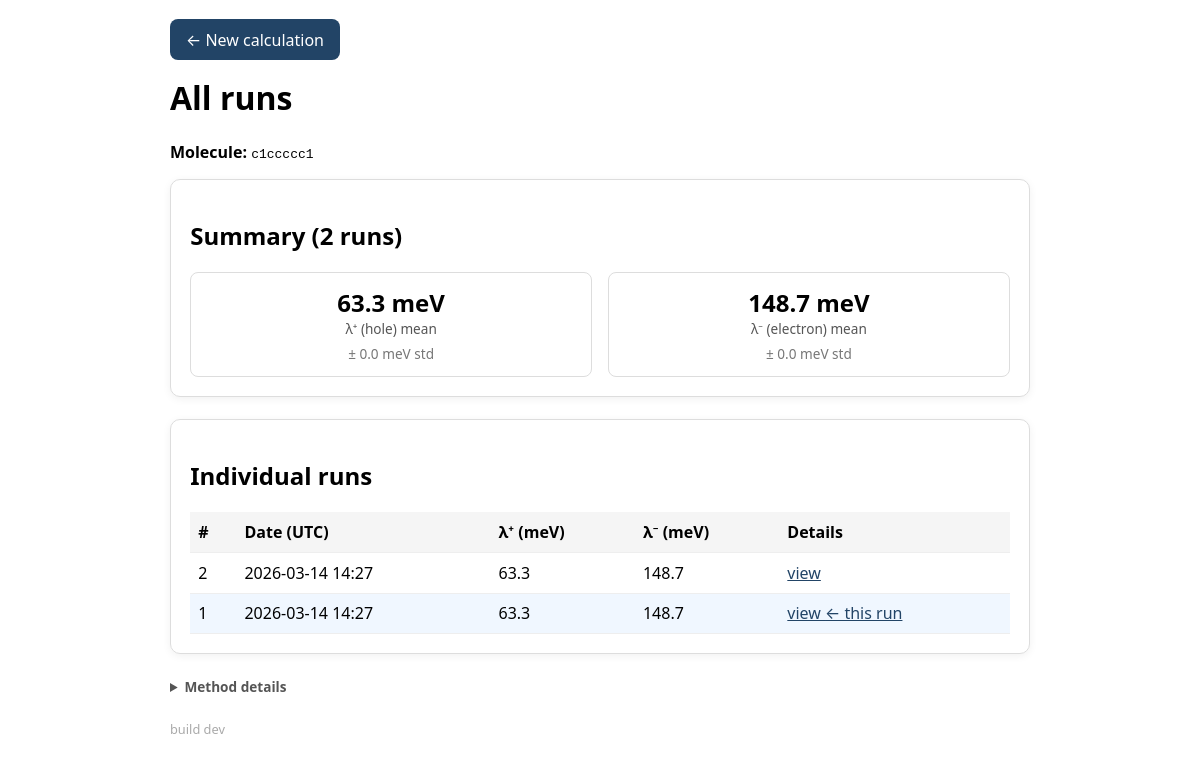
Page /stats/da961ba2-874e-4719-9aad-ee03d2e7432f on the committed database.
### tables this page shows
CREATE TABLE jobs (
    uuid             TEXT    PRIMARY KEY,
    smiles_input     TEXT    NOT NULL,
    smiles_canonical TEXT    NOT NULL,
    created_at       TEXT    NOT NULL,
    status           INTEGER NOT NULL DEFAULT 0,
    lambda_plus_eV   REAL,
    lambda_minus_eV  REAL,
    partial_json     TEXT,
    xyz_neutral      TEXT,
    xyz_cation       TEXT,
    xyz_anion        TEXT,
    error_message    TEXT,
    email            TEXT
);

### app.py (the view)
@app.route("/stats/<job_uuid>")
def stats(job_uuid):
    job = _database.get_job(job_uuid)
    if job is None:
        flash("Result not found.")
        return redirect(url_for("index"))
    all_jobs = _database.find_all_by_canonical(job["smiles_canonical"])
    summary = None
    if len(all_jobs) > 1:
        lp = [j["lambda_plus_eV"]  * 1000 for j in all_jobs]
        lm = [j["lambda_minus_eV"] * 1000 for j in all_jobs]
        summary = {
            "n":               len(all_jobs),
            "lp_mean":         statistics.mean(lp),
            "lp_stdev":        statistics.stdev(lp),
            "lm_mean":         statistics.mean(lm),
            "lm_stdev":        statistics.stdev(lm),
        }
    return render_template(
        "stats.html",
        canonical=job["smiles_canonical"],
        current_uuid=job_uuid,
        jobs=all_jobs,
        summary=summary,
    )

### app.py (called while the page is built)
@app.context_processor
def inject_version():
    return {"build_version": _BUILD_VERSION}

### db.py (called while the page is built)
    def _connect(self) -> sqlite3.Connection:
        parent = os.path.dirname(self._db_path)
        if parent:
            os.makedirs(parent, exist_ok=True)
        return sqlite3.connect(self._db_path)

    def _q(self, n: int = 1) -> str:
        return ",".join([self.PLACEHOLDER] * n)

    def find_all_by_canonical(self, smiles_canonical: str) -> list[dict]:
        conn = self._connect()
        try:
            conn.row_factory = sqlite3.Row
            rows = conn.execute(
                f"SELECT * FROM jobs WHERE smiles_canonical = {self.PLACEHOLDER}"
                f" AND status IN ({self._q(2)})"
                f" ORDER BY created_at DESC",
                (smiles_canonical, int(JobStatus.DONE), int(JobStatus.SEEN)),
            ).fetchall()
        finally:
            conn.close()
        return [dict(r) for r in rows]

    def get_job(self, job_uuid: str) -> dict | None:
        conn = self._connect()
        try:
            conn.row_factory = sqlite3.Row
            row = conn.execute(
                f"SELECT * FROM jobs WHERE uuid = {self.PLACEHOLDER}",
                (job_uuid,),
            ).fetchone()
        finally:
            conn.close()
        return dict(row) if row else None

### templates/stats.html (shortened to what this page needs)
<!doctype html>
<html lang="en">
  <head>
  </head>
  <body>
    <div class="container">
      <a class="button" href="{{ url_for('index') }}">← New calculation</a>
      <h1>All runs</h1>
      <p style="word-break:break-all;"><strong>Molecule:</strong> <code>{{ canonical }}</code></p>
      {% if summary %}
      <section class="card">
        <h2>Summary ({{ summary.n }} runs)</h2>
        <div class="summary">
          <div class="summary-box">
            <div class="val">{{ summary.lp_mean | round(1) }} meV</div>
            <div class="label">λ⁺ (hole) mean</div>
            <div class="note">± {{ summary.lp_stdev | round(1) }} meV std</div>
          </div>
          <div class="summary-box">
            <div class="val">{{ summary.lm_mean | round(1) }} meV</div>
            <div class="label">λ⁻ (electron) mean</div>
            <div class="note">± {{ summary.lm_stdev | round(1) }} meV std</div>
          </div>
        </div>
      </section>
      {% endif %}
      <section class="card">
        <h2>Individual runs</h2>
        <table>
          <thead>
            <tr>
              <th>#</th>
              <th>Date (UTC)</th>
              <th>λ⁺ (meV)</th>
              <th>λ⁻ (meV)</th>
              <th>Details</th>
            </tr>
          </thead>
          <tbody>
            {% for job in jobs %}
            <tr{% if job.uuid == current_uuid %} class="current"{% endif %}>
              <td>{{ loop.revindex }}</td>
              <td>{{ job.created_at[:16].replace('T', ' ') }}</td>
              <td>{{ (job.lambda_plus_eV * 1000) | round(1) }}</td>
              <td>{{ (job.lambda_minus_eV * 1000) | round(1) }}</td>
              <td><a class="link" href="{{ url_for('result', job_uuid=job.uuid) }}">view{% if job.uuid == current_uuid %} ← this run{% endif %}</a></td>
            </tr>
            {% endfor %}
          </tbody>
        </table>
      </section>
      <details style="font-size:0.85rem; color:#555;">
        <summary style="cursor:pointer; font-weight:600;">Method details</summary>
      </details>
      <footer>build {{ build_version }}</footer>
    </div>
  </body>
</html>

### templates/stats.html (style rules this page uses)
body { font-family: system-ui, -apple-system, BlinkMacSystemFont, "Segoe UI", sans-serif; margin: 1.2rem; }
.container { max-width: 860px; margin: auto; }
h1 { margin-top: 0; }
.card { padding: 1.2rem; border: 1px solid #ddd; border-radius: 10px; box-shadow: 0 2px 8px rgba(0,0,0,0.06); margin-bottom: 1.4rem; }
table { width: 100%; border-collapse: collapse; }
td, th { padding: 0.55rem 0.5rem; border-bottom: 1px solid #eee; }
th { text-align: left; font-weight: 600; background: #f5f5f5; }
tr.current { background: #f0f7ff; }
a.button { display: inline-block; padding: 0.6rem 1rem; border-radius: 8px; background: #246; color: #fff; text-decoration: none; margin-bottom: 1rem; }
a.link { color: #246; }
.summary { display: grid; grid-template-columns: 1fr 1fr; gap: 1rem; }
.summary-box { padding: 0.8rem 1rem; border: 1px solid #ddd; border-radius: 8px; text-align: center; }
.summary-box .val { font-size: 1.5rem; font-weight: 700; }
.summary-box .label { font-size: 0.85rem; color: #555; }
.note { font-size: 0.85rem; color: #777; margin-top: 0.4rem; }
footer { margin-top: 1.5rem; font-size: 0.8rem; color: #aaa; }

### rows in the picture
jobs: smiles_canonical "c1ccccc1", created_at "2026-03-14 14:27", (job.lambda_plus_eV*1000)|round(1) "63.3", (job.lambda_minus_eV*1000)|round(1) "148.7", shows "← this run"
jobs: created_at "2026-03-14 14:27", (job.lambda_plus_eV*1000)|round(1) "63.3", (job.lambda_minus_eV*1000)|round(1) "148.7"

### other values in the picture
{{ summary.n }} "2"
{{ summary.lp_mean | round(1) }} "63.3"
{{ summary.lp_stdev | round(1) }} "0.0"
{{ summary.lm_mean | round(1) }} "148.7"
{{ summary.lm_stdev | round(1) }} "0.0"
{{ build_version }} "dev"
